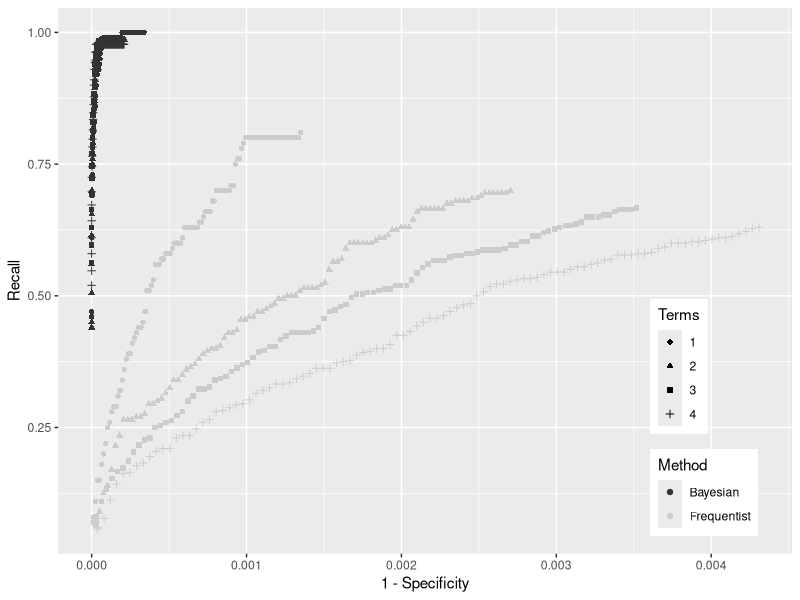
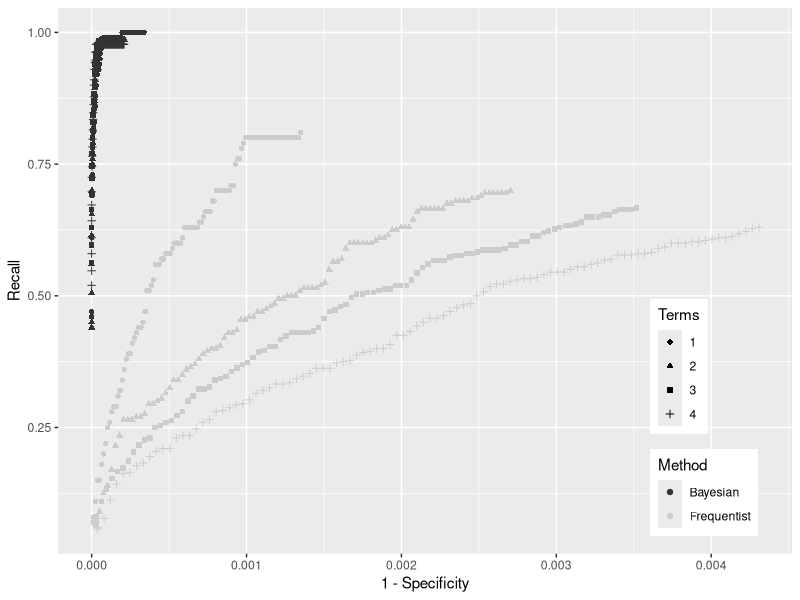

Write R code to recreate these figures, in order.
require("ggplot2")
data=read.csv("allsim.t4.csv")
data$Terms <- cut (data$terms, breaks=c(-Inf,1.5,2.5,3.5,Inf), labels=c("1","2","3","4"))
data$Method[data$method == "model"] = "Bayesian"
data$Method[data$method == "hypergeometric"] = "Frequentist"
data$fpr <- 1 - data$specificity
ggplot(aes(x = fpr, y = recall, color = Method, shape = Terms, group = interaction(Method,Terms)), data = data) + geom_point() + scale_colour_grey() + xlab("1 - Specificity") + ylab("Recall") + theme(legend.position = c(.88,.25))
ggsave("allsim.pdf")
